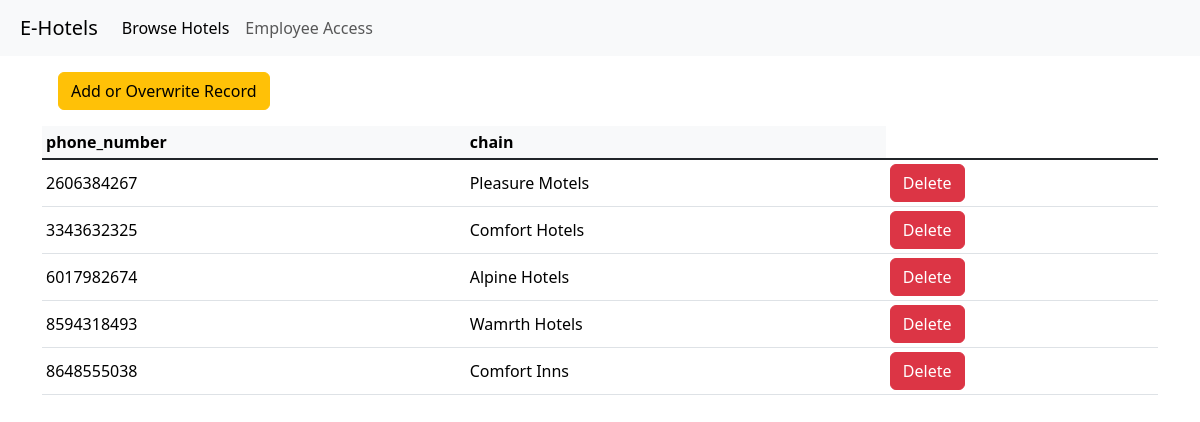
Page /employee/crud/ChainPhoneNumber/ on the committed database.
### hotel_system/models.py (models this page shows)
class ChainPhoneNumber(models.Model):
    phone_number = models.IntegerField(primary_key=True)
    chain = models.ForeignKey('HotelChain', on_delete=models.CASCADE)
    class Meta:  # phone number validation, should look into doing with a phone number field
        constraints = [models.CheckConstraint(check=models.Q(phone_number__gte=1000000000) & models.Q(phone_number__lt=9999999999),
                                              name="must enter valid phone number")]

### hotel_system/views.py (the view)
# urls.py: path("employee/crud/<str:model_name>/", views.crud)
def crud(request, model_name):
    try:
        Model = apps.get_model("hotel_system", model_name)
        fields = [field.name for field in Model._meta.get_fields() if not isinstance(field, models.ManyToOneRel)]
    except LookupError:
        raise Http404(f"Table: {model_name}, does not exist in the database")
    if request.method == "POST":
        data_dict = {key: request.POST.dict()[key] for key in fields}
        m = Model(**data_dict)
        m.save()
    rows = Model.objects.all().values_list()
    form = modelform_factory(Model, fields='__all__')
    return render(request, "crud.html", {"model_name": model_name, "rows": rows, "fields": fields, "form": form})

### hotel_system/templates/crud.html (shortened to what this page needs)
{% extends "base.html" %} {% block title %} Viewing {{model_name}} {% endblock %}
{% block content %}
<button type="button" class="btn btn-warning m-3" data-bs-toggle="modal" data-bs-target="#createModal">
    Add or Overwrite Record
</button>
<table class="table table-hover table-sm">
    <thead class="table-light">
        <tr>
            {% for field_name in fields %}
            <th>{{ field_name }}</th>
            {% endfor %}
        </tr>
    </thead>
    <tbody class="table-group-divider">
        {% for row in rows %}
        <tr>
            {% for value in row %}
            <td class="align-middle">{% if not value %}N/A{% else %}{{ value }}{% endif %}</td>
            {% endfor %}
            <td>
                <button type="button" class="btn btn-danger" data-bs-toggle="modal" data-bs-target="#deleteModal{{forloop.counter}}">Delete</button>
            </td>
        </tr>
            {% endfor %}
        </tbody>
    </table>
    {% endblock %}

### rows in the picture
ChainPhoneNumber: row "2606384267" "Pleasure Motels"
ChainPhoneNumber: row "3343632325" "Comfort Hotels"
ChainPhoneNumber: row "6017982674" "Alpine Hotels"
ChainPhoneNumber: row "8594318493" "Wamrth Hotels"
ChainPhoneNumber: row "8648555038" "Comfort Inns"

### other values in the picture
{{ field_name }} "phone_number" "chain"
